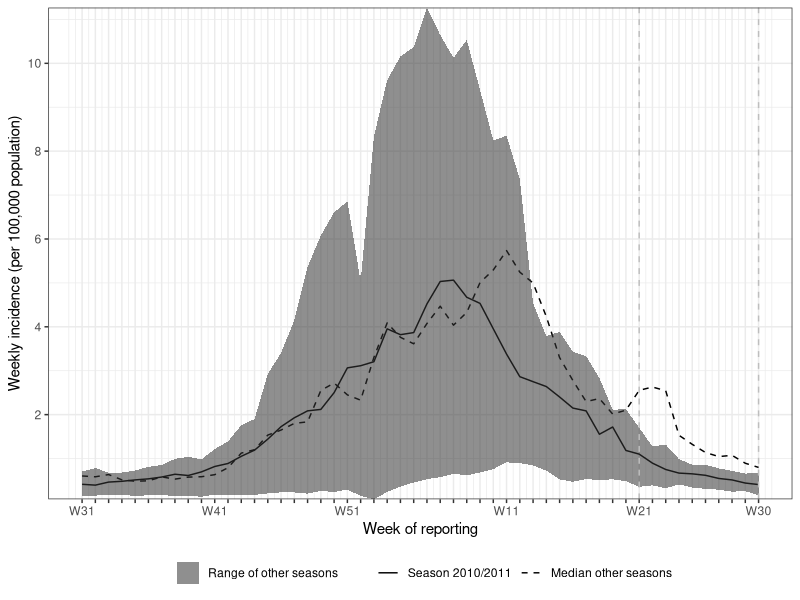

This figure's R source:
# Load packages
library("data.table")
library("ggplot2")
library("dplyr")

# Read data
alldata <- fread("Data/alldata.csv", data.table = FALSE)

# Remove first column
alldata$V1 <- NULL

# Get aggregated data 
alldata <- alldata %>% group_by(season, week) %>%
  summarise(y = sum(Cases), pop = sum(Population), o104wk = max(o104wk))

# Get incidence (per 100,000 population)
alldata$incidence <- alldata$y*100000/alldata$pop

# Fix ymin, ymax and ymed
alldata.tmp <- alldata %>% filter(season != 2010) %>% group_by(week) %>%
  summarise(ymax = max(incidence), ymin = min(incidence), ymed = median(incidence))

# Join to whole data
alldata <- left_join(alldata, alldata.tmp)

# Filter out and use season 2010
alldata2010 <- alldata %>% filter(season == 2010)

# Some annoying ugly things to get tick marks for all weeks. 
# (Sugestions for doing this nicer are very welcome)
breaks <- 1:52
ind <- which(breaks %in% c(1, 11, 21, 33, 43, 52))
labels <- vector(length = length(breaks))
labels[ind] <- paste0("W", c(31, 41, 51, 11, 21, 30))
labels[-ind] <- ""

# Do the plotting in way to many lines
# ADD LEGEND! Colours might be nice. Maybe write "Outbreak period" and
# "Sprout warning issued".
pdf("Figures/Figure1RKI.pdf", width=6, height=4, paper='special') 
ggplot(data = alldata2010, aes(x = week, y = incidence)) +
  geom_line(aes(linetype="solid")) +
  geom_line(aes(y = ymed, linetype="dashed")) +
  geom_ribbon(aes(ymin = ymin, ymax = ymax, alpha = 0.01)) +
  xlab("Week of reporting") + ylab("Weekly incidence (per 100,000 population)")+
  scale_y_continuous(expand = c(0,0), breaks = seq(0, 12, 2)) +
  theme_bw() +
  theme(legend.position = "bottom") +
  scale_x_continuous(breaks = breaks,
                     labels = labels) +
  geom_vline(xintercept = c(which(diff(alldata2010$o104wk) != 0) + 1,
                            nrow(alldata2010)),
             linetype = "dashed", colour = "grey") + 
  scale_alpha("", labels="Range of other seasons") +
  scale_linetype_manual("", values = c("solid","dashed"),
                        labels=c("Season 2010/2011","Median other seasons")) 
dev.off()
